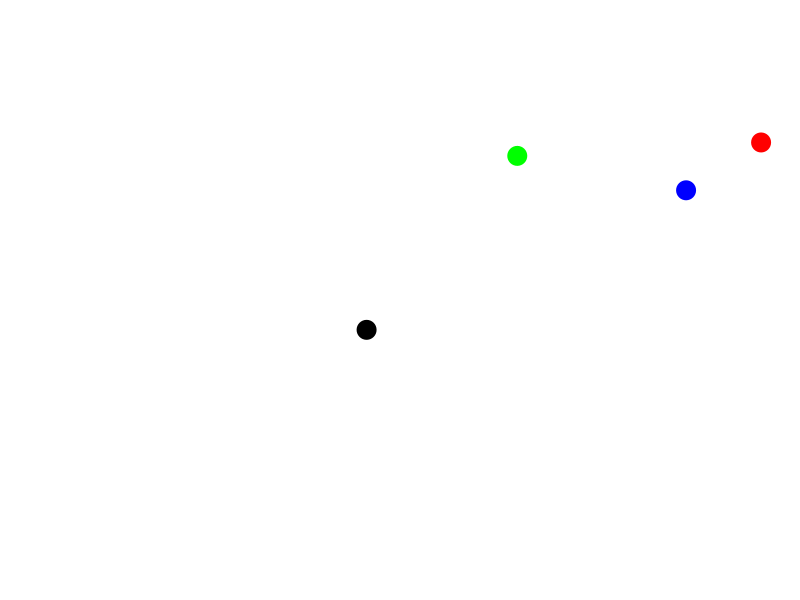
Frame 1 (no input)
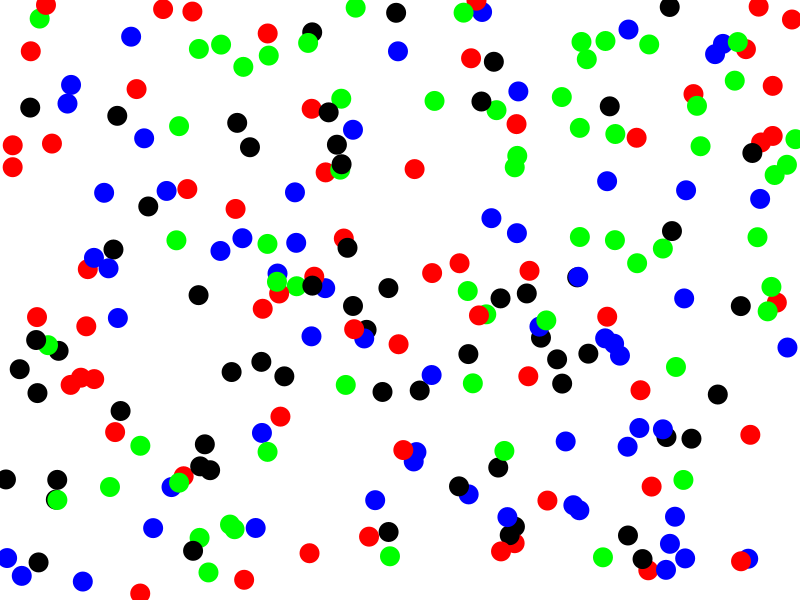
Frame 60 (the mouse pressed at the canvas centre just before this capture)
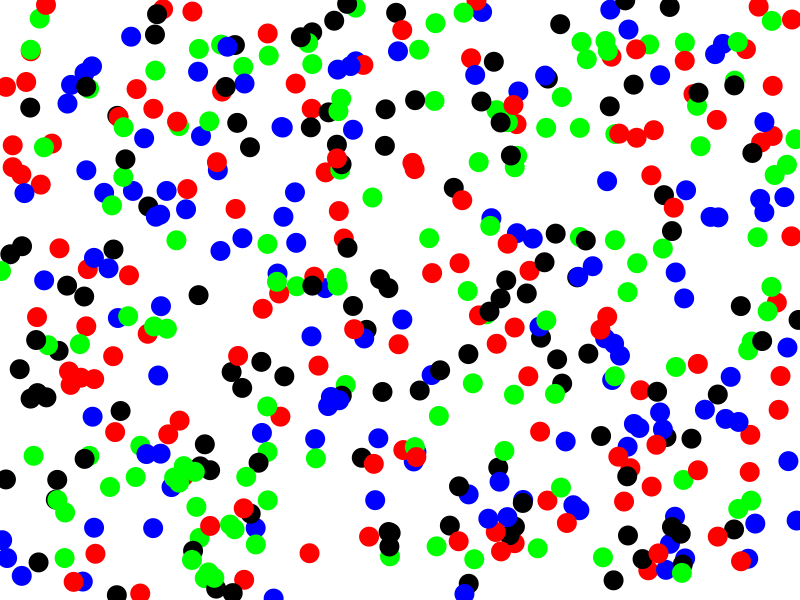
Frame 120 (the mouse held since frame 60 and released just before this capture)

The Processing sketch that drew these frames (run headless with seeded random() and noise(); from frame 60 on, the mouse is pressed at the canvas centre):

// Processing sketch: random
// ── random.pde
float bolinha01;
float bolinha02;
float bolinha03, bolinha04, bolinha05, bolinha06, bolinha07, bolinha08;

void setup(){
 size(800, 600); 
 background(255);
}

void draw(){
  
  bolinha01 = random(width);
  bolinha02 = random(height);
  bolinha03 = random(width);
  bolinha04 = random(height);
  bolinha05 = random(width);
  bolinha06 = random(height);
  bolinha07 = random(width);
  bolinha08 = random(height);
  
  noStroke();
  fill(0, 255, 0);
  ellipse(bolinha01, bolinha02, 20, 20);
  
  fill(255, 0, 0);
  ellipse(bolinha03, bolinha04, 20, 20);
  
  fill(0, 0, 255);
  ellipse(bolinha05, bolinha06, 20, 20);
  
  fill(0);
  ellipse(bolinha07, bolinha08, 20, 20);
  
  println("bolinha verde:" + bolinha01);
}
